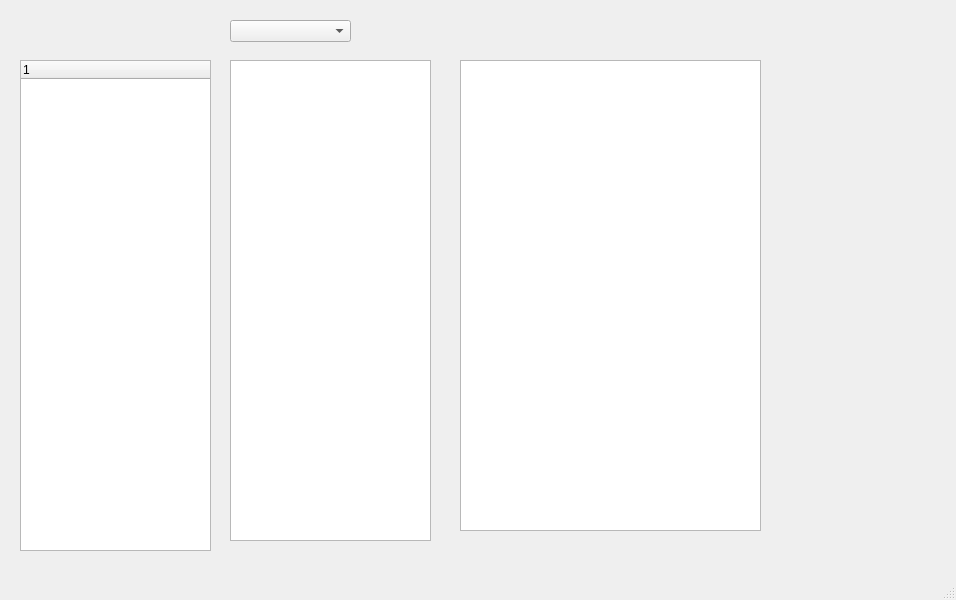
<?xml version="1.0" encoding="UTF-8"?>
<ui version="4.0">
 <class>MainWindow</class>
 <widget class="QMainWindow" name="MainWindow">
  <property name="geometry">
   <rect>
    <x>0</x>
    <y>0</y>
    <width>956</width>
    <height>600</height>
   </rect>
  </property>
  <property name="windowTitle">
   <string>上市公司综合评价</string>
  </property>
  <widget class="QWidget" name="centralwidget">
   <widget class="QTreeWidget" name="treeWidget">
    <property name="geometry">
     <rect>
      <x>20</x>
      <y>60</y>
      <width>191</width>
      <height>491</height>
     </rect>
    </property>
    <column>
     <property name="text">
      <string notr="true">1</string>
     </property>
    </column>
   </widget>
   <widget class="QTableView" name="tableView">
    <property name="geometry">
     <rect>
      <x>230</x>
      <y>60</y>
      <width>201</width>
      <height>481</height>
     </rect>
    </property>
   </widget>
   <widget class="QTableView" name="tableView_2">
    <property name="geometry">
     <rect>
      <x>460</x>
      <y>60</y>
      <width>301</width>
      <height>471</height>
     </rect>
    </property>
   </widget>
   <widget class="QComboBox" name="comboBox">
    <property name="geometry">
     <rect>
      <x>230</x>
      <y>20</y>
      <width>121</width>
      <height>22</height>
     </rect>
    </property>
   </widget>
  </widget>
  <widget class="QMenuBar" name="menubar">
   <property name="geometry">
    <rect>
     <x>0</x>
     <y>0</y>
     <width>956</width>
     <height>23</height>
    </rect>
   </property>
  </widget>
  <widget class="QStatusBar" name="statusbar"/>
 </widget>
 <resources/>
 <connections/>
</ui>
